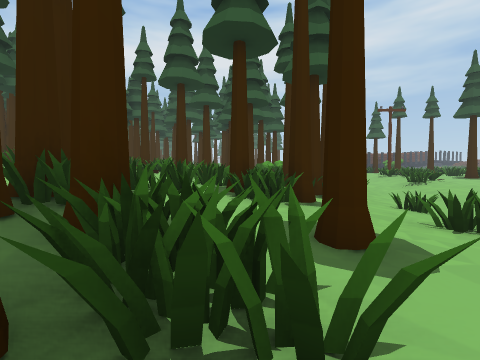
[1] (above)

24 first-person views from a walk through a 3-D level made in the Unity game engine. The camera is 1.2 m above the floor, tilts 2° down and sees 85° across. The floor is counted in squares, 2 m on a side. Each view is taken from the middle of a square. On the plan, view 1 faces up. The plan holds only what a view shows up to about 9 squares ahead; the rest is blank. The place goes on beyond the plan. The player is left out. Some animated figures are left out.

[2]
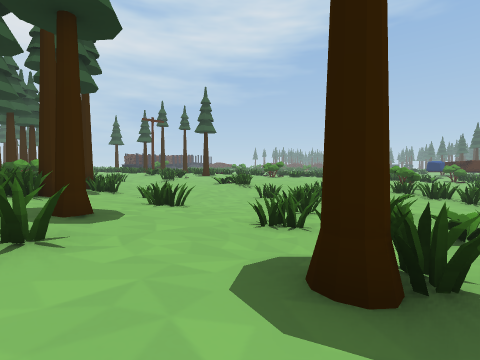

[3]
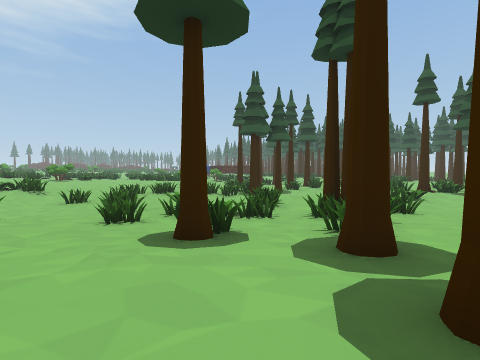

[4]
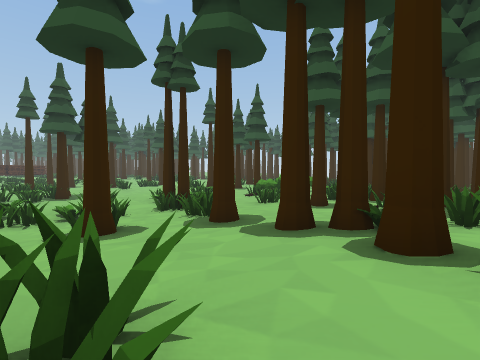

[5]
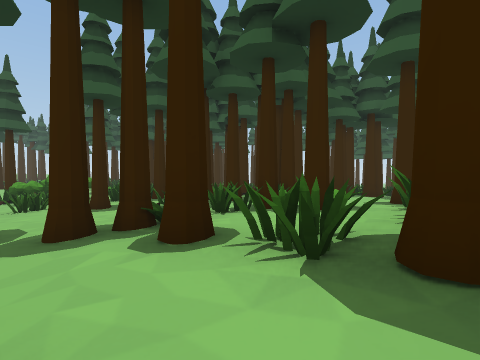

[6]
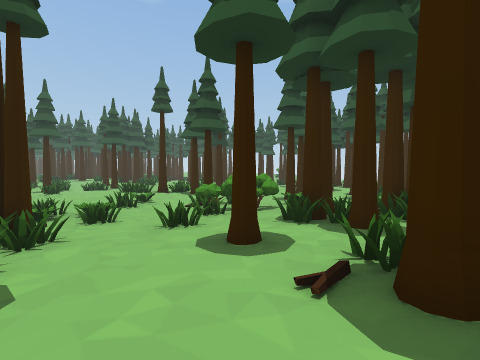

[7]
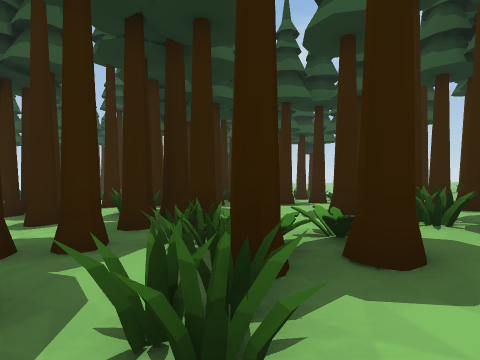

[8]
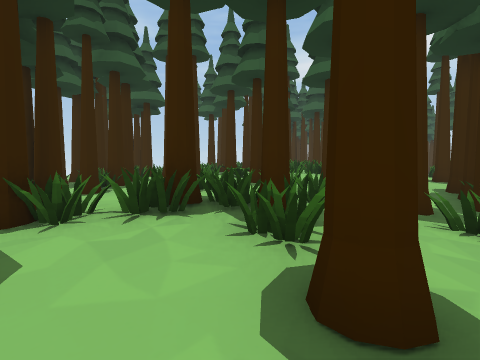

[9]
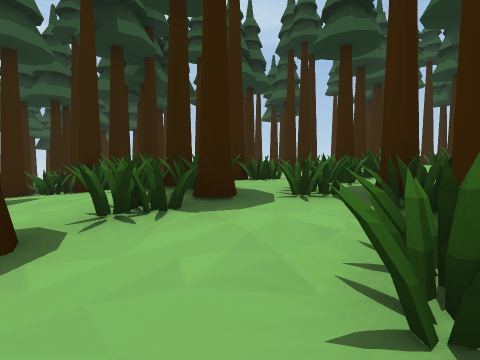

[10]
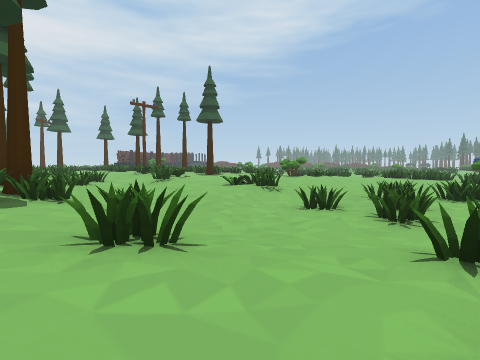

[11]
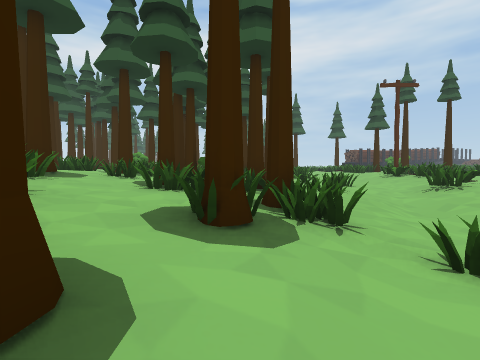

[12]
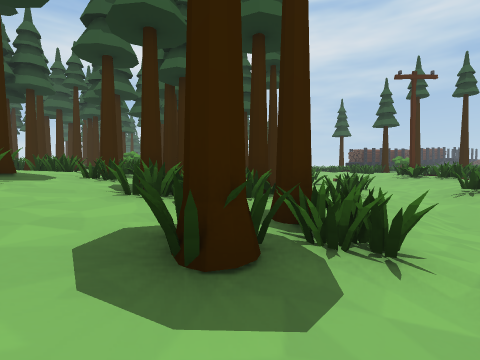

[13]
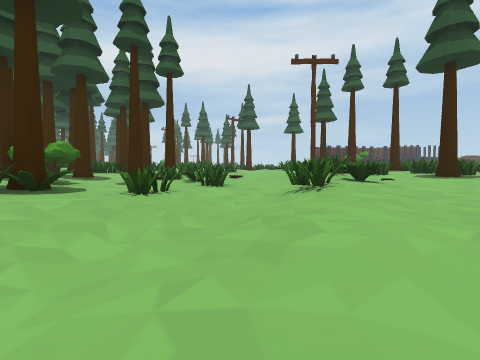

[14]
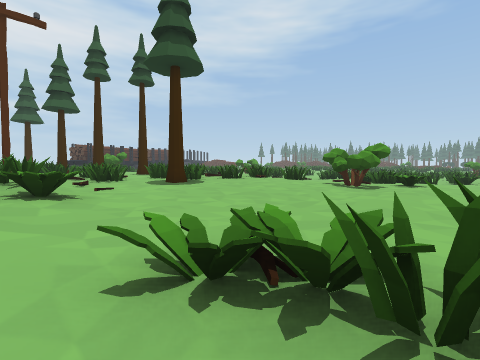

[15]
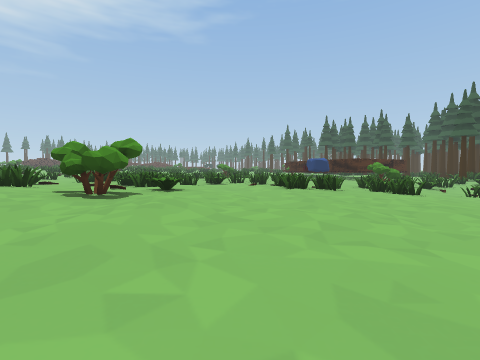

[16]
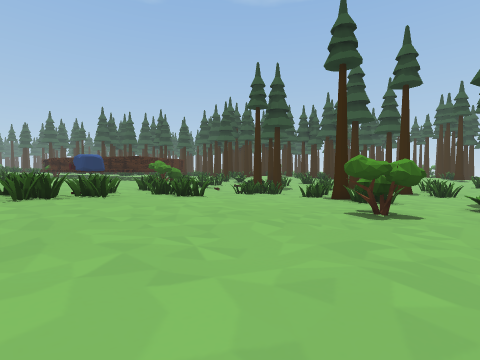

[17]
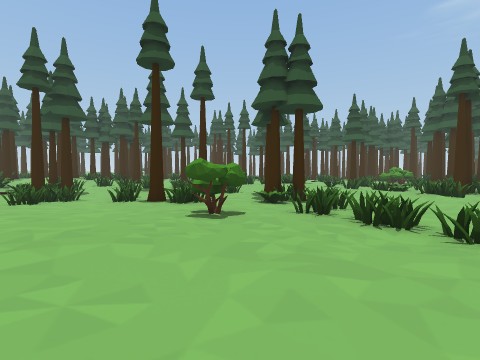

[18]
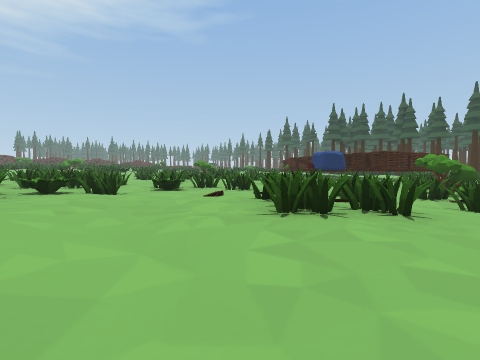

[19]
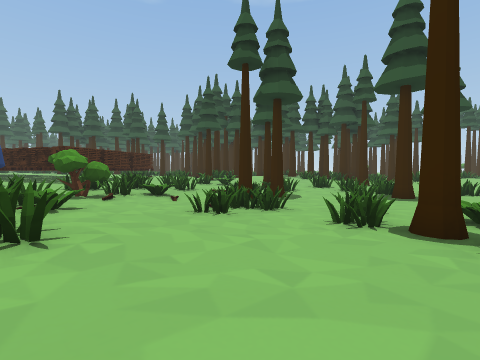

[20]
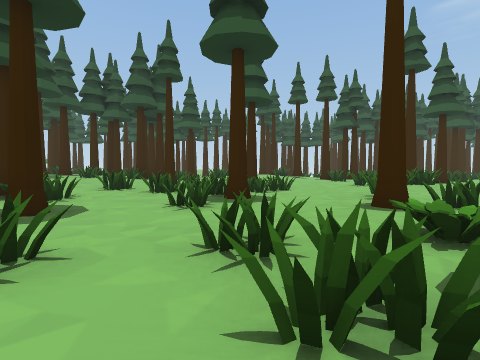

[21]
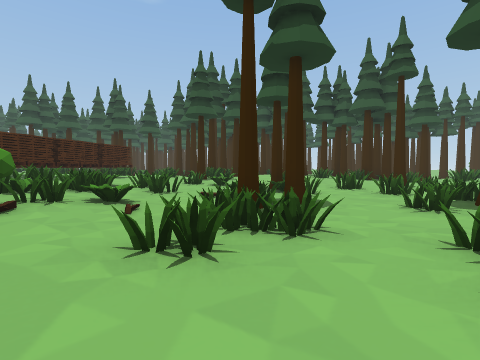

[22]
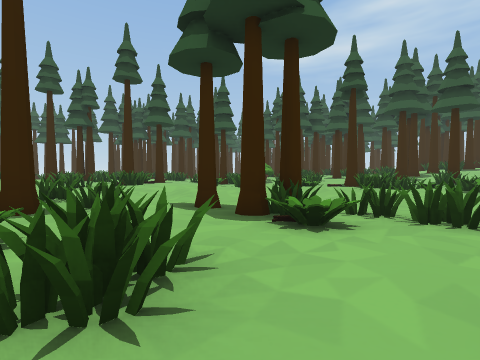

[23]
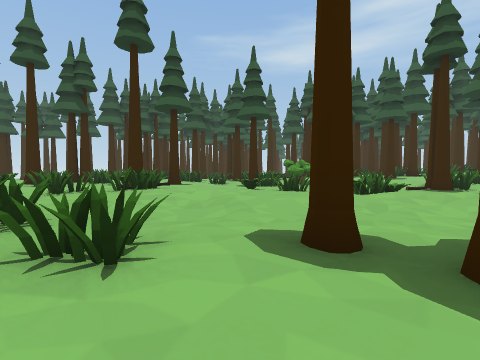

[24]
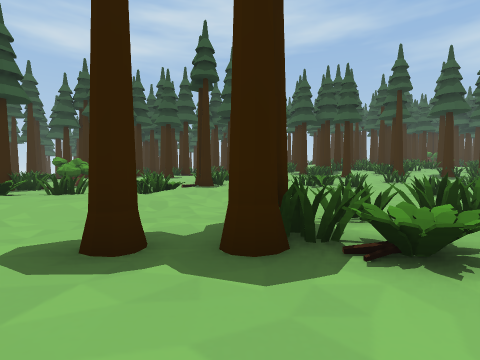

### Floor plan
Key: @ floor where view 1 was taken; # wall or solid block; x gap in a wall; . main floor; : floor 0.25 m higher than the main floor; - floor 0.25 m lower than the main floor; + floor 0.5 m higher than the main floor; _ floor 0.5 m lower than the main floor; * floor 0.75 m higher than the main floor; % floor 1 m higher than the main floor; & floor 1.25 m higher than the main floor; $ floor 1.5 m higher than the main floor; / step, stairs or slope; = window, fence, low wall or low ledge; O other object.
Columns run from 10 left of view 1 to 28 right of it. Each row starts with its distance up from view 1.
 17                     ==
 16                     /=
 15            /*x=**/#===#=
 14       #== ##*++=*/=//%#==         x
 13       ====##*++=+/##*%%%= ==*   =*=
 12       #=#####++=+/%=**%%%%%**  *=
 11        $$=# ##==/#%/+//*%%**  =+==
 10        #$/###//////++++**#*/=======
  9       ###&==#//////+++++*##=**+====
  8         ==%*#////::=/++*//***+++==x
  7         #=%*#=/////=++++++//+++++:=
  6        ####///=///##::+//://+*++:=x
  5          ###////////::////++==   =
  4         ###//=/--=-////.::++=+==
  3     ##  #///:#/-/=.==...:::+::=#
  2 = ==##  ##x#:///-==.==..:::/===#:    OO
  1 ##=##=####=::=.#/---.==#../...==:: :+
  0 ## ====%=*@/.====----=..........###:+OO
 -1  # #==#%///:###=//_-==/..=...=...==##OO
 -2  #&#=#=#%//:#===#//_-#=.###=-=//==##=OO
 -3 ######//%#+#=#=-==/--##..=.=-==-.===/
 -4 # ###%/////:==#.////--#....---##/#.=
 -5 ###==/###++::=./==///-.=#.----#=-...
 -6   =##=###/+::.====//////#..-=--=.
 -7 ##   =###=+#==...=././//=.-#...=#
 -8 ##   ##*+++##=..-==.../....===##.
 -9      ##+++######-.=..#=../==....:=
-10       ##=###  ###  ..=== .##==. :+

Positions as (right, up) in squares from view 1, and headings:
1: (0, 0), facing up
2: (0, -2), facing up-right
3: (-2, -2), facing right
4: (-3, 0), facing down-right
5: (-3, 0), facing down
6: (-2, -4), facing down-right
7: (-2, -4), facing down-left
8: (-2, -4), facing up-left
9: (-1, -1), facing left
10: (2, 1), facing up-right
11: (2, 4), facing up
12: (2, 5), facing up
13: (6, 6), facing up
14: (8, 7), facing up-right
15: (10, 7), facing right
16: (12, 6), facing down-right
17: (13, 6), facing down
18: (15, 6), facing right
19: (15, 2), facing down-right
20: (17, -1), facing down
21: (17, 0), facing down-right
22: (15, 0), facing down-left
23: (14, -3), facing down-left
24: (14, -3), facing left
